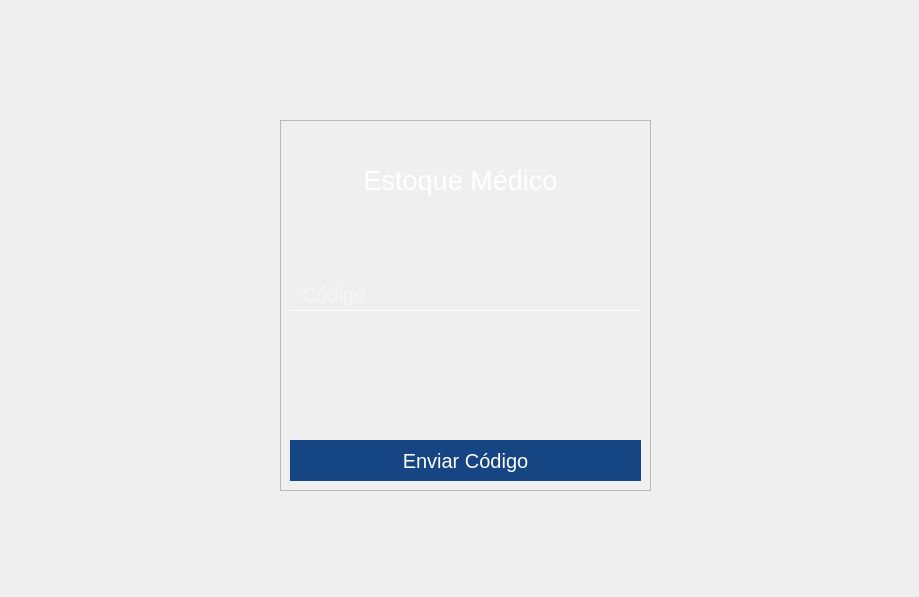
<?xml version="1.0" encoding="UTF-8"?>
<ui version="4.0">
 <class>Enviar_Codigo</class>
 <widget class="QMainWindow" name="Enviar_Codigo">
  <property name="geometry">
   <rect>
    <x>0</x>
    <y>0</y>
    <width>919</width>
    <height>597</height>
   </rect>
  </property>
  <property name="minimumSize">
   <size>
    <width>919</width>
    <height>597</height>
   </size>
  </property>
  <property name="maximumSize">
   <size>
    <width>919</width>
    <height>597</height>
   </size>
  </property>
  <property name="windowTitle">
   <string>MainWindow</string>
  </property>
  <widget class="QWidget" name="centralwidget">
   <widget class="QLabel" name="img_imagem_medico">
    <property name="geometry">
     <rect>
      <x>-80</x>
      <y>0</y>
      <width>1011</width>
      <height>601</height>
     </rect>
    </property>
    <property name="text">
     <string/>
    </property>
    <property name="pixmap">
     <pixmap>imagens/image 4imagem_medico.jpg</pixmap>
    </property>
    <property name="scaledContents">
     <bool>true</bool>
    </property>
   </widget>
   <widget class="QFrame" name="framecodigo_para_confirmar">
    <property name="geometry">
     <rect>
      <x>280</x>
      <y>120</y>
      <width>371</width>
      <height>371</height>
     </rect>
    </property>
    <property name="frameShape">
     <enum>QFrame::StyledPanel</enum>
    </property>
    <property name="frameShadow">
     <enum>QFrame::Raised</enum>
    </property>
    <widget class="QLabel" name="label_codigo">
     <property name="geometry">
      <rect>
       <x>-10</x>
       <y>0</y>
       <width>381</width>
       <height>371</height>
      </rect>
     </property>
     <property name="text">
      <string/>
     </property>
     <property name="pixmap">
      <pixmap resource="QRC_login.qrc">:/imagens/imagens/Rectangle_18backgroundarealogar-removebg-preview.png</pixmap>
     </property>
     <property name="scaledContents">
      <bool>true</bool>
     </property>
    </widget>
    <widget class="QLabel" name="label_estoque_medico">
     <property name="geometry">
      <rect>
       <x>80</x>
       <y>30</y>
       <width>201</width>
       <height>61</height>
      </rect>
     </property>
     <property name="styleSheet">
      <string notr="true">QLineEdit{
	border: none;
    border-bottom:1px solid #fff;
    background-color: transparent;
    color: #fff;
    font-size: 20px;
    padding-left: 10px;
  
}</string>
     </property>
     <property name="text">
      <string>&lt;html&gt;&lt;head/&gt;&lt;body&gt;&lt;p align=&quot;center&quot;&gt;&lt;span style=&quot; font-size:20pt; color:#ffffff;&quot;&gt;Estoque Médico&lt;/span&gt;&lt;/p&gt;&lt;/body&gt;&lt;/html&gt;</string>
     </property>
    </widget>
    <widget class="QLineEdit" name="lineEdit_inserir_codigo">
     <property name="geometry">
      <rect>
       <x>10</x>
       <y>160</y>
       <width>351</width>
       <height>31</height>
      </rect>
     </property>
     <property name="styleSheet">
      <string notr="true">QLineEdit{
	border: none;
    border-bottom:1px solid #fff;
    background-color: transparent;
    color: #fff;
    font-size: 20px;
    padding-left: 10px;
  
}</string>
     </property>
     <property name="placeholderText">
      <string>Código</string>
     </property>
    </widget>
    <widget class="QPushButton" name="btn_enviar_codigo">
     <property name="geometry">
      <rect>
       <x>10</x>
       <y>320</y>
       <width>351</width>
       <height>41</height>
      </rect>
     </property>
     <property name="cursor">
      <cursorShape>PointingHandCursor</cursorShape>
     </property>
     <property name="styleSheet">
      <string notr="true">QPushButton{
	color : #fffffffff;
	background-color : #154583;
	border : none;
	font-size: 20px;
	font-style: montserrat;
}</string>
     </property>
     <property name="text">
      <string>Enviar Código</string>
     </property>
    </widget>
   </widget>
   <widget class="QLabel" name="efeito_senac_hub">
    <property name="geometry">
     <rect>
      <x>130</x>
      <y>-20</y>
      <width>331</width>
      <height>271</height>
     </rect>
    </property>
    <property name="text">
     <string/>
    </property>
    <property name="pixmap">
     <pixmap resource="QRC_login.qrc">:/imagens/imagens/Group_37hubacademyefeito-removebg-preview.png</pixmap>
    </property>
    <property name="scaledContents">
     <bool>true</bool>
    </property>
   </widget>
   <widget class="QLabel" name="img_lateral_direito">
    <property name="geometry">
     <rect>
      <x>900</x>
      <y>0</y>
      <width>61</width>
      <height>611</height>
     </rect>
    </property>
    <property name="text">
     <string/>
    </property>
    <property name="pixmap">
     <pixmap resource="QRC_login.qrc">:/imagens/imagens/Group 10desenhoesquerdo_login.jpg</pixmap>
    </property>
    <property name="scaledContents">
     <bool>true</bool>
    </property>
   </widget>
   <widget class="QLabel" name="img_lateral_esquerdo">
    <property name="geometry">
     <rect>
      <x>0</x>
      <y>-10</y>
      <width>61</width>
      <height>611</height>
     </rect>
    </property>
    <property name="text">
     <string/>
    </property>
    <property name="pixmap">
     <pixmap resource="QRC_login.qrc">:/imagens/imagens/barra_lateral_esquerda.png</pixmap>
    </property>
    <property name="scaledContents">
     <bool>true</bool>
    </property>
   </widget>
   <widget class="QLabel" name="img_efeito">
    <property name="geometry">
     <rect>
      <x>640</x>
      <y>380</y>
      <width>47</width>
      <height>111</height>
     </rect>
    </property>
    <property name="text">
     <string/>
    </property>
    <property name="pixmap">
     <pixmap resource="QRC_login.qrc">:/imagens/imagens/Frame_1efeitoatrasdaarealogar-removebg-preview.png</pixmap>
    </property>
    <property name="scaledContents">
     <bool>true</bool>
    </property>
   </widget>
   <zorder>img_imagem_medico</zorder>
   <zorder>efeito_senac_hub</zorder>
   <zorder>framecodigo_para_confirmar</zorder>
   <zorder>img_lateral_direito</zorder>
   <zorder>img_lateral_esquerdo</zorder>
   <zorder>img_efeito</zorder>
  </widget>
 </widget>
 <resources>
  <include location="QRC_login.qrc"/>
  <include location="QRC_login.qrc"/>
 </resources>
 <connections/>
</ui>
